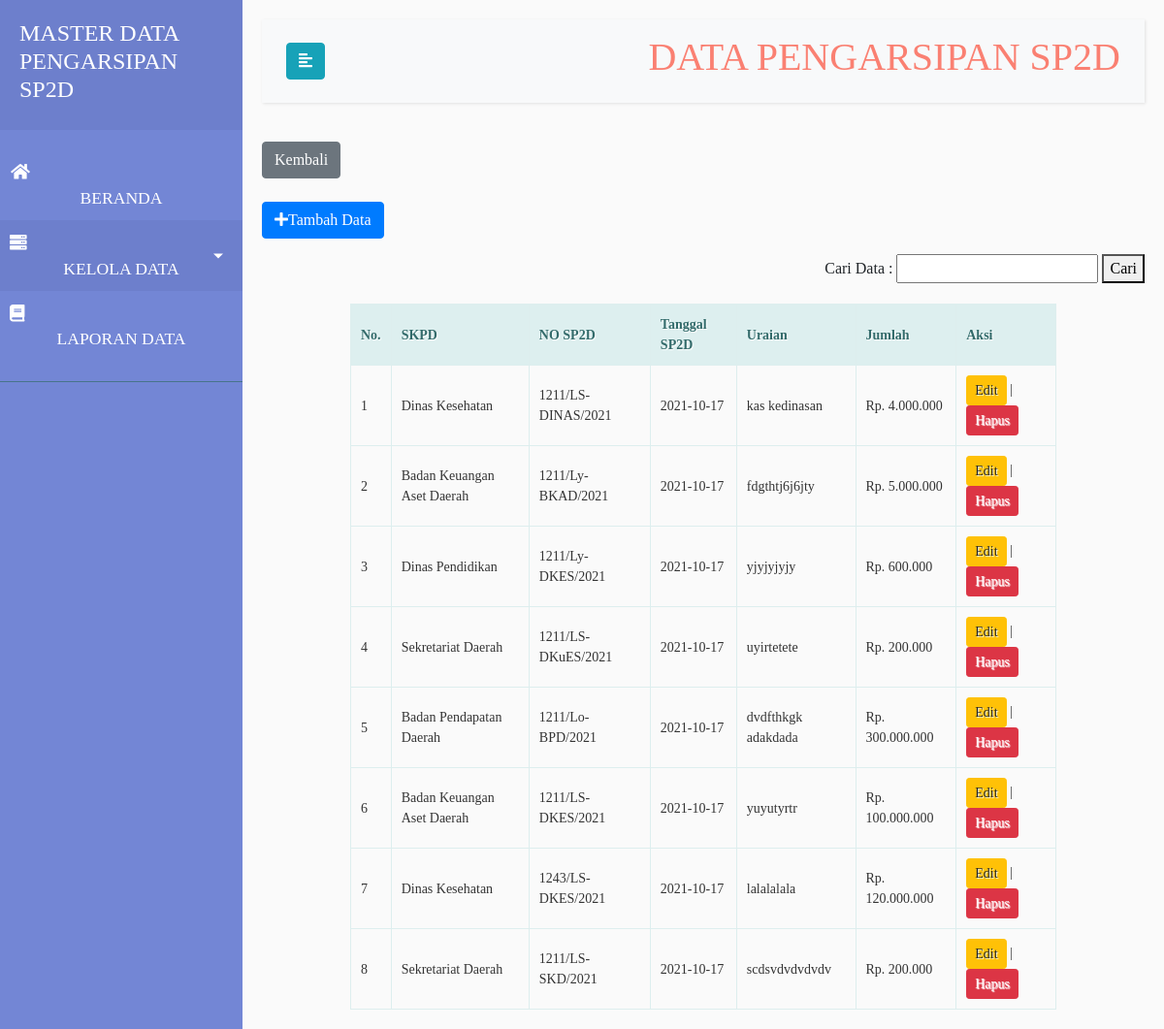
The app's page /tampildata.php with its own data.
### tables this page shows
CREATE TABLE `kasda` (
  `id` int(50) NOT NULL,
  `SKPD` varchar(255) DEFAULT NULL,
  `No_SP2D` varchar(255) DEFAULT NULL,
  `Tanggal_SP2D` date NOT NULL,
  `Uraian` varchar(255) DEFAULT NULL,
  `Jumlah` int(50) DEFAULT NULL
);

### tampildata.php (the view, shortened to what this page needs)
<?php include "header.php"; ?>
        <div id="content">
            <nav class="navbar navbar-expand-lg navbar-light bg-light">
                <div class="container-fluid">
                    <button type="button" id="sidebarCollapse" class="btn btn-info">
                        <i class="fas fa-align-left"></i>
                    </button>
                    <center><h1>Data Pengarsipan SP2D</h1><center>
                </div>
            </nav>
             <a href="beranda.php" class="form-inline my-2 my-lg-0 btn btn-secondary">Kembali</a><br><br>
            <a href="tambahdata.php" class="btn btn-primary btn-md mb-3"><i class="fa fa-plus"></i>Tambah Data</a>
        <form method="GET" action="tampildata.php" style="text-align: right;">
        <label>Cari Data : </label>
        <input type="text" name="kata_cari" value="<?php if(isset($_GET['kata_cari'])) { echo $_GET['kata_cari']; } ?>"  />
        <button type="submit">Cari</button>
    </form>
            <table id="example" class="table table-striped table-bordered" style="width:100%">
              <table border="1">
    <thead>
        <tr>
            <th>No.</th>
            <th>SKPD</th>
            <th>NO SP2D</th>
            <th>Tanggal SP2D</th>
            <th>Uraian</th>
            <th>Jumlah</th>
            <th>Aksi</th>
        </tr>
    </thead>
    <tbody>
        <?php
   include "koneksi.php";
   if(isset($_GET['kata_cari'])) {
                    $kata_cari = $_GET['kata_cari'];
                    $serc = "SELECT * FROM kasda WHERE SKPD like '%".$kata_cari."%' OR No_SP2D like '%".$kata_cari."%' OR Uraian like '%".$kata_cari."%' OR Tanggal_SP2D like '%".$kata_cari."%' ORDER BY id asc";
                } else {
                    $serc="SELECT * FROM kasda ORDER BY id asc";
                }
                $query = mysqli_query($koneksi, $serc);
   $no=1;
   while ($result=mysqli_fetch_assoc($query)) {
    ?>
            <tr>
                <td>
                    <?php echo $no++; ?>
                <td>
                    <?php echo $result['SKPD']; ?>
                </td>
                <td>
                    <?php echo $result['No_SP2D']; ?>
                </td>
                <td>
                    <?php echo $result['Tanggal_SP2D']; ?>
                </td>
                <td>
                    <?php echo $result['Uraian']; ?>
                </td>
                 <td>Rp.
                    <?php echo number_format($result['Jumlah'],0,',','.'); ?>
                </td>
                <td>
                <a href="editdata.php?id=<?php echo $result['id']; ?>"class="btn btn-sm btn-warning">Edit</a> |
              <a href="delete_data.php?id=<?php echo $result['id']; ?> "class="btn btn-sm btn-danger" " onclick="return confirm('Anda yakin akan menghapus data ini?')">Hapus</a>
              </td>
    </td>
    </tr>
     <?php
   }
  ?>
    </tbody>
    </table>
</div>
        <?php include "footer.php"; ?>

### header.php (shortened to what this page needs)
<!DOCTYPE html>
<html>
<head>
    <link rel="stylesheet" href="https://stackpath.bootstrapcdn.com/bootstrap/4.1.0/css/bootstrap.min.css">
    <link rel="stylesheet" href="https://cdnjs.cloudflare.com/ajax/libs/twitter-bootstrap/4.5.2/css/bootstrap.css">
    <link rel="stylesheet" href="https://cdn.datatables.net/1.11.1/css/dataTables.bootstrap4.min.css">
    <link rel="stylesheet" href="style.css">
</head>
<body>
    <div class="wrapper">
        <nav id="sidebar">
            <div class="sidebar-header">
                <h4>MASTER DATA PENGARSIPAN SP2D</h4>
            </div>
            <ul class="list-unstyled components">
                <li>
                    <a class="active" href="beranda.php"><i class="fa fa-fw fa-home"></i><center>BERANDA</center></a>
                </li>
                <li class="active">
                    <a href="#homeSubmenu" data-toggle="collapse" aria-expanded="false" class="dropdown-toggle"><i class="fas fa-server"></i><center>KELOLA DATA</center></a>
                </li>
                <li>
                     <a class="active" href="menulaporan.php"><i class="fas fa-book"></i><center>LAPORAN DATA</center></a>
                </li>
            </ul>
        </nav>

### footer.php (shortened to what this page needs)
</body>
</html>

### style.css (style rules this page uses)
body { font-family: 'Poppins', sans-serif; background: #fafafa; }
a, a:hover, a:focus { color: inherit; text-decoration: none; transition: all 0.3s; }
.navbar { padding: 15px 10px; background: #fff; border: none; border-radius: 0; margin-bottom: 40px; box-shadow: 1px 1px 3px rgba(0, 0, 0, 0.1); }
.wrapper { display: flex; width: 100%; align-items: stretch; }
#sidebar { min-width: 250px; max-width: 250px; background: #7386D5; color: #fff; transition: all 0.3s; }
#sidebar .sidebar-header { padding: 20px; background: #6d7fcc; }
#sidebar ul.components { padding: 20px 0; border-bottom: 1px solid #47748b; }
#sidebar ul li a { padding: 10px; font-size: 1.1em; display: block; }
#sidebar ul li.active>a, a[aria-expanded="true"] { color: #fff; background: #6d7fcc; }
a[data-toggle="collapse"] { position: relative; }
.dropdown-toggle::after { display: block; position: absolute; top: 50%; right: 20px; transform: translateY(-50%); }
#content { width: 100%; padding: 20px; min-height: 100vh; transition: all 0.3s; }

### tampildata.php (style rules this page uses)
* { font-family: "Trebuchet MS"; }
h1 { text-transform: uppercase; color: salmon; }
table { margin: auto; font-family: "Arial"; font-size: 14px; border: solid 1px #DDEEEE; border-collapse: collapse; border-spacing: 0; width: 80%; }
table thead th { background-color: #DDEFEF; border: solid 1px #DDEEEE; color: #336B6B; padding: 10px; text-align: left; text-shadow: 1px 1px 1px #fff; text-decoration: none; }
table tbody td { border: solid 1px #DDEEEE; color: #333; padding: 10px; text-shadow: 1px 1px 1px #fff; }

### records on screen
kasda: SKPD "Dinas Kesehatan", No_SP2D "1211/LS-DINAS/2021", Tanggal_SP2D "2021-10-17", Uraian "kas kedinasan", Jumlah "4.000.000"
kasda: SKPD "Badan Keuangan Aset Daerah", No_SP2D "1211/Ly-BKAD/2021", Tanggal_SP2D "2021-10-17", Uraian "fdgthtj6j6jty", Jumlah "5.000.000"
kasda: SKPD "Dinas Pendidikan", No_SP2D "1211/Ly-DKES/2021", Tanggal_SP2D "2021-10-17", Uraian "yjyjyjyjy", Jumlah "600.000"
kasda: SKPD "Sekretariat Daerah", No_SP2D "1211/LS-DKuES/2021", Tanggal_SP2D "2021-10-17", Uraian "uyirtetete", Jumlah "200.000"
kasda: SKPD "Badan Pendapatan Daerah", No_SP2D "1211/Lo-BPD/2021", Tanggal_SP2D "2021-10-17", Uraian "dvdfthkgk adakdada", Jumlah "300.000.000"
kasda: SKPD "Badan Keuangan Aset Daerah", No_SP2D "1211/LS-DKES/2021", Tanggal_SP2D "2021-10-17", Uraian "yuyutyrtr", Jumlah "100.000.000"
kasda: SKPD "Dinas Kesehatan", No_SP2D "1243/LS-DKES/2021", Tanggal_SP2D "2021-10-17", Uraian "lalalalala", Jumlah "120.000.000"
kasda: SKPD "Sekretariat Daerah", No_SP2D "1211/LS-SKD/2021", Tanggal_SP2D "2021-10-17", Uraian "scdsvdvdvdvdv", Jumlah "200.000"
